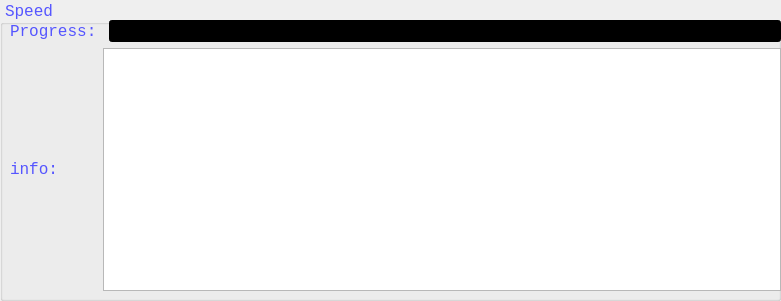
     <widget class="QGroupBox" name="groupBox_2">
      <property name="geometry">
       <rect>
        <x>10</x>
        <y>140</y>
        <width>781</width>
        <height>301</height>
       </rect>
      </property>
      <property name="font">
       <font>
        <family>Consolas</family>
        <pointsize>12</pointsize>
        <weight>50</weight>
        <italic>false</italic>
        <bold>false</bold>
       </font>
      </property>
      <property name="styleSheet">
       <string notr="true">color:rgb(85,85,255);
font: 12pt &quot;Consolas&quot;;</string>
      </property>
      <property name="title">
       <string>Speed</string>
      </property>
      <widget class="QWidget" name="gridLayoutWidget">
       <property name="geometry">
        <rect>
         <x>10</x>
         <y>20</y>
         <width>771</width>
         <height>271</height>
        </rect>
       </property>
       <layout class="QGridLayout" name="gridLayout">
        <item row="1" column="0">
         <widget class="QLabel" name="label_4">
          <property name="font">
           <font>
            <family>Consolas</family>
            <pointsize>12</pointsize>
            <weight>50</weight>
            <italic>false</italic>
            <bold>false</bold>
           </font>
          </property>
          <property name="styleSheet">
           <string notr="true">color:rgb(85,85,255)</string>
          </property>
          <property name="text">
           <string>info:</string>
          </property>
         </widget>
        </item>
        <item row="0" column="0">
         <widget class="QLabel" name="label_3">
          <property name="font">
           <font>
            <family>Consolas</family>
            <pointsize>12</pointsize>
            <weight>50</weight>
            <italic>false</italic>
            <bold>false</bold>
           </font>
          </property>
          <property name="styleSheet">
           <string notr="true">color:rgb(85,85,255)</string>
          </property>
          <property name="text">
           <string>Progress:</string>
          </property>
         </widget>
        </item>
        <item row="0" column="2">
         <widget class="QProgressBar" name="progressBar">
          <property name="palette">
           <palette>
            <active>
             <colorrole role="WindowText">
              <brush brushstyle="SolidPattern">
               <color alpha="255">
                <red>85</red>
                <green>85</green>
                <blue>255</blue>
               </color>
              </brush>
             </colorrole>
             <colorrole role="Button">
              <brush brushstyle="SolidPattern">
               <color alpha="255">
                <red>0</red>
                <green>0</green>
                <blue>0</blue>
               </color>
              </brush>
             </colorrole>
             <colorrole role="Light">
              <brush brushstyle="SolidPattern">
               <color alpha="255">
                <red>170</red>
                <green>170</green>
                <blue>127</blue>
               </color>
              </brush>
             </colorrole>
             <colorrole role="Text">
              <brush brushstyle="SolidPattern">
               <color alpha="255">
                <red>85</red>
                <green>85</green>
                <blue>255</blue>
               </color>
              </brush>
             </colorrole>
             <colorrole role="ButtonText">
              <brush brushstyle="SolidPattern">
               <color alpha="255">
                <red>85</red>
                <green>85</green>
                <blue>255</blue>
               </color>
              </brush>
             </colorrole>
             <colorrole role="Base">
              <brush brushstyle="SolidPattern">
               <color alpha="255">
                <red>0</red>
                <green>0</green>
                <blue>0</blue>
               </color>
              </brush>
             </colorrole>
             <colorrole role="Window">
              <brush brushstyle="SolidPattern">
               <color alpha="255">
                <red>0</red>
                <green>0</green>
                <blue>0</blue>
               </color>
              </brush>
             </colorrole>
             <colorrole role="Highlight">
              <brush brushstyle="SolidPattern">
               <color alpha="255">
                <red>0</red>
                <green>0</green>
                <blue>0</blue>
               </color>
              </brush>
             </colorrole>
             <colorrole role="HighlightedText">
              <brush brushstyle="SolidPattern">
               <color alpha="255">
                <red>255</red>
                <green>255</green>
                <blue>255</blue>
               </color>
              </brush>
             </colorrole>
             <colorrole role="AlternateBase">
              <brush brushstyle="SolidPattern">
               <color alpha="255">
                <red>0</red>
                <green>0</green>
                <blue>0</blue>
               </color>
              </brush>
             </colorrole>
             <colorrole role="PlaceholderText">
              <brush brushstyle="NoBrush">
               <color alpha="128">
                <red>85</red>
                <green>85</green>
                <blue>255</blue>
               </color>
              </brush>
             </colorrole>
            </active>
            <inactive>
             <colorrole role="WindowText">
              <brush brushstyle="SolidPattern">
               <color alpha="255">
                <red>85</red>
                <green>85</green>
                <blue>255</blue>
               </color>
              </brush>
             </colorrole>
             <colorrole role="Button">
              <brush brushstyle="SolidPattern">
               <color alpha="255">
                <red>0</red>
                <green>0</green>
                <blue>0</blue>
               </color>
              </brush>
             </colorrole>
             <colorrole role="Light">
              <brush brushstyle="SolidPattern">
               <color alpha="255">
                <red>170</red>
                <green>170</green>
                <blue>127</blue>
               </color>
              </brush>
             </colorrole>
             <colorrole role="Text">
              <brush brushstyle="SolidPattern">
               <color alpha="255">
                <red>85</red>
                <green>85</green>
                <blue>255</blue>
               </color>
              </brush>
             </colorrole>
             <colorrole role="ButtonText">
              <brush brushstyle="SolidPattern">
               <color alpha="255">
                <red>85</red>
                <green>85</green>
                <blue>255</blue>
               </color>
              </brush>
             </colorrole>
             <colorrole role="Base">
              <brush brushstyle="SolidPattern">
               <color alpha="255">
                <red>0</red>
                <green>0</green>
                <blue>0</blue>
               </color>
              </brush>
             </colorrole>
             <colorrole role="Window">
              <brush brushstyle="SolidPattern">
               <color alpha="255">
                <red>0</red>
                <green>0</green>
                <blue>0</blue>
               </color>
              </brush>
             </colorrole>
             <colorrole role="Highlight">
              <brush brushstyle="SolidPattern">
               <color alpha="255">
                <red>0</red>
                <green>0</green>
                <blue>0</blue>
               </color>
              </brush>
             </colorrole>
             <colorrole role="HighlightedText">
              <brush brushstyle="SolidPattern">
               <color alpha="255">
                <red>255</red>
                <green>255</green>
                <blue>255</blue>
               </color>
              </brush>
             </colorrole>
             <colorrole role="AlternateBase">
              <brush brushstyle="SolidPattern">
               <color alpha="255">
                <red>0</red>
                <green>0</green>
                <blue>0</blue>
               </color>
              </brush>
             </colorrole>
             <colorrole role="PlaceholderText">
              <brush brushstyle="NoBrush">
               <color alpha="128">
                <red>85</red>
                <green>85</green>
                <blue>255</blue>
               </color>
              </brush>
             </colorrole>
            </inactive>
            <disabled>
             <colorrole role="WindowText">
              <brush brushstyle="SolidPattern">
               <color alpha="255">
                <red>85</red>
                <green>85</green>
                <blue>255</blue>
               </color>
              </brush>
             </colorrole>
             <colorrole role="Button">
              <brush brushstyle="SolidPattern">
               <color alpha="255">
                <red>0</red>
                <green>0</green>
                <blue>0</blue>
               </color>
              </brush>
             </colorrole>
             <colorrole role="Light">
              <brush brushstyle="SolidPattern">
               <color alpha="255">
                <red>170</red>
                <green>170</green>
                <blue>127</blue>
               </color>
              </brush>
             </colorrole>
             <colorrole role="Text">
              <brush brushstyle="SolidPattern">
               <color alpha="255">
                <red>85</red>
                <green>85</green>
                <blue>255</blue>
               </color>
              </brush>
             </colorrole>
             <colorrole role="ButtonText">
              <brush brushstyle="SolidPattern">
               <color alpha="255">
                <red>85</red>
                <green>85</green>
                <blue>255</blue>
               </color>
              </brush>
             </colorrole>
             <colorrole role="Base">
              <brush brushstyle="SolidPattern">
               <color alpha="255">
                <red>0</red>
                <green>0</green>
                <blue>0</blue>
               </color>
              </brush>
             </colorrole>
             <colorrole role="Window">
              <brush brushstyle="SolidPattern">
               <color alpha="255">
                <red>0</red>
                <green>0</green>
                <blue>0</blue>
               </color>
              </brush>
             </colorrole>
             <colorrole role="Highlight">
              <brush brushstyle="SolidPattern">
               <color alpha="255">
                <red>0</red>
                <green>0</green>
                <blue>0</blue>
               </color>
              </brush>
             </colorrole>
             <colorrole role="HighlightedText">
              <brush brushstyle="SolidPattern">
               <color alpha="255">
                <red>255</red>
                <green>255</green>
                <blue>255</blue>
               </color>
              </brush>
             </colorrole>
             <colorrole role="AlternateBase">
              <brush brushstyle="SolidPattern">
               <color alpha="255">
                <red>0</red>
                <green>0</green>
                <blue>0</blue>
               </color>
              </brush>
             </colorrole>
             <colorrole role="PlaceholderText">
              <brush brushstyle="NoBrush">
               <color alpha="128">
                <red>85</red>
                <green>85</green>
                <blue>255</blue>
               </color>
              </brush>
             </colorrole>
            </disabled>
           </palette>
          </property>
          <property name="value">
           <number>0</number>
          </property>
          <property name="textVisible">
           <bool>false</bool>
          </property>
          <property name="orientation">
           <enum>Qt::Horizontal</enum>
          </property>
          <property name="textDirection">
           <enum>QProgressBar::BottomToTop</enum>
          </property>
          <property name="format">
           <string>%p%</string>
          </property>
         </widget>
        </item>
        <item row="1" column="1" colspan="2">
         <widget class="QTextBrowser" name="textBrowser">
          <property name="font">
           <font>
            <family>Consolas</family>
            <pointsize>12</pointsize>
            <weight>50</weight>
            <italic>false</italic>
            <bold>false</bold>
           </font>
          </property>
          <property name="styleSheet">
           <string notr="true">color:rgb(85,85,255)</string>
          </property>
         </widget>
        </item>
       </layout>
      </widget>
     </widget>
